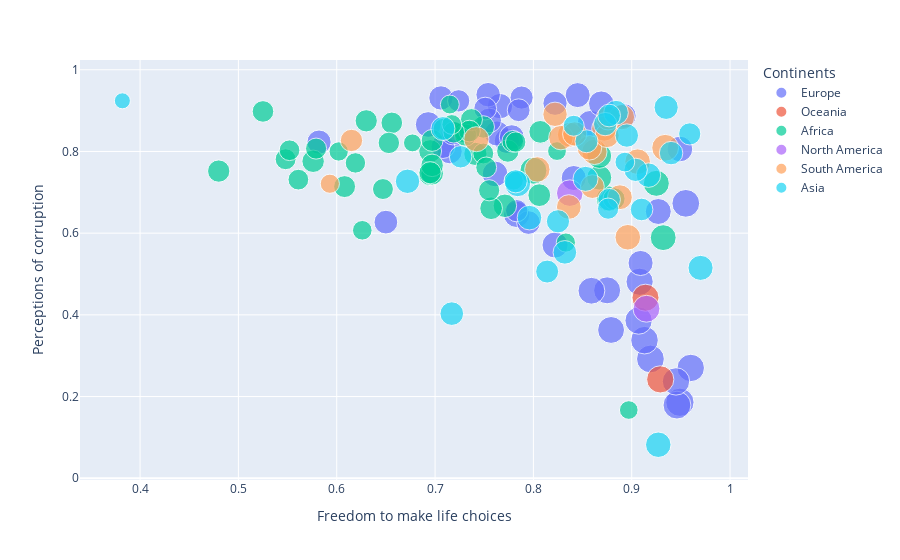

Notebook source saved alongside this figure:
### Code cell
px.scatter(data2021, x = 'Freedom to make life choices', y = 'Perceptions of corruption', hover_data = ["Country"], title = "", size= "Happiness score", color = 'Continents', template = 'plotly')

### Figure 1 — Plotly figure (JSON) as saved in the notebook; plotly's stock layout.template omitted (floating-point values rounded to 4 significant figures)
{"data": [{"customdata": [["Finland"], ["Denmark"], ["Switzerland"], ["Iceland"], ["Netherlands"], ["Norway"], ["Sweden"], ["Luxembourg"], ["Austria"], ["Germany"], ["Ireland"], ["United Kingdom"], ["Czech Republic"], ["Belgium"], ["France"], ["Malta"], ["Spain"], ["Italy"], ["Slovenia"], ["Kosovo"], ["Slovakia"], ["Lithuania"], ["Cyprus"], ["Estonia"], ["Poland"], ["Romania"], ["Serbia"], ["Latvia"], ["Hungary"], ["Portugal"], ["Croatia"], ["Bosnia and Herzegovina"], ["Moldova"], ["Greece"], ["Montenegro"], ["North Cyprus"], ["Belarus"], ["Russia"], ["Bulgaria"], ["Albania"], ["North Macedonia"], ["Georgia"], ["Ukraine"]], "hovertemplate": "Continents=Europe<br>Freedom to make life choices=%{x}<br>Perceptions of corruption=%{y}<br>Happiness score=%{marker.size}<br>Country=%{customdata[0]}<extra></extra>", "legendgroup": "Europe", "marker": {"color": "#636efa", "size": [7.842, 7.62, 7.571, 7.554, 7.464, 7.392, 7.363, 7.324, 7.268, 7.155, 7.085, 7.064, 6.965, 6.834, 6.69, 6.602, 6.491, 6.483, 6.461, 6.372, 6.331, 6.255, 6.223, 6.189, 6.166, 6.14, 6.078, 6.032, 5.992, 5.929, 5.882, 5.813, 5.766, 5.723, 5.581, 5.536, 5.534, 5.477, 5.266, 5.117, 5.101, 4.891, 4.875], "sizemode": "area", "sizeref": 0.0196, "symbol": "circle"}, "mode": "markers", "name": "Europe", "orientation": "v", "showlegend": true, "type": "scatter", "x": [0.949, 0.946, 0.919, 0.955, 0.913, 0.96, 0.945, 0.907, 0.908, 0.875, 0.879, 0.859, 0.858, 0.783, 0.822, 0.927, 0.761, 0.693, 0.949, 0.869, 0.766, 0.773, 0.763, 0.909, 0.841, 0.845, 0.778, 0.715, 0.755, 0.892, 0.754, 0.706, 0.822, 0.582, 0.708, 0.795, 0.65, 0.718, 0.788, 0.785, 0.751, 0.783, 0.724], "xaxis": "x", "y": [0.186, 0.179, 0.292, 0.673, 0.338, 0.27, 0.237, 0.386, 0.481, 0.46, 0.363, 0.459, 0.868, 0.646, 0.571, 0.653, 0.745, 0.866, 0.806, 0.917, 0.911, 0.826, 0.844, 0.527, 0.735, 0.938, 0.835, 0.8, 0.876, 0.887, 0.939, 0.931, 0.918, 0.823, 0.812, 0.626, 0.627, 0.845, 0.932, 0.901, 0.905, 0.655, 0.924], "yaxis": "y"}, {"customdata": [["New Zealand"], ["Australia"]], "hovertemplate": "Continents=Oceania<br>Freedom to make life choices=%{x}<br>Perceptions of corruption=%{y}<br>Happiness score=%{marker.size}<br>Country=%{customdata[0]}<extra></extra>", "legendgroup": "Oceania", "marker": {"color": "#EF553B", "size": [7.277, 7.183], "sizemode": "area", "sizeref": 0.0196, "symbol": "circle"}, "mode": "markers", "name": "Oceania", "orientation": "v", "showlegend": true, "type": "scatter", "x": [0.929, 0.914], "xaxis": "x", "y": [0.242, 0.442], "yaxis": "y"}, {"customdata": [["Israel"], ["Bahrain"], ["United Arab Emirates"], ["Saudi Arabia"], ["Kuwait"], ["Mauritius"], ["Libya"], ["Congo (Brazzaville)"], ["Ivory Coast"], ["Cameroon"], ["Senegal"], ["Ghana"], ["Niger"], ["Gambia"], ["Benin"], ["Guinea"], ["South Africa"], ["Turkey"], ["Morocco"], ["Algeria"], ["Iraq"], ["Gabon"], ["Burkina Faso"], ["Mozambique"], ["Nigeria"], ["Mali"], ["Iran"], ["Uganda"], ["Liberia"], ["Kenya"], ["Tunisia"], ["Lebanon"], ["Namibia"], ["Palestinian Territories"], ["Jordan"], ["Chad"], ["Swaziland"], ["Comoros"], ["Egypt"], ["Ethiopia"], ["Mauritania"], ["Madagascar"], ["Togo"], ["Zambia"], ["Sierra Leone"], ["Burundi"], ["Yemen"], ["Tanzania"], ["Malawi"], ["Lesotho"], ["Botswana"], ["Rwanda"], ["Zimbabwe"]], "hovertemplate": "Continents=Africa<br>Freedom to make life choices=%{x}<br>Perceptions of corruption=%{y}<br>Happiness score=%{marker.size}<br>Country=%{customdata[0]}<extra></extra>", "legendgroup": "Africa", "marker": {"color": "#00cc96", "size": [7.157, 6.647, 6.561, 6.494, 6.106, 6.049, 5.41, 5.342, 5.306, 5.142, 5.132, 5.088, 5.074, 5.051, 5.045, 4.984, 4.956, 4.948, 4.918, 4.887, 4.854, 4.852, 4.834, 4.794, 4.759, 4.723, 4.721, 4.636, 4.625, 4.607, 4.596, 4.584, 4.574, 4.517, 4.395, 4.355, 4.308, 4.289, 4.283, 4.275, 4.227, 4.208, 4.107, 4.073, 3.849, 3.775, 3.658, 3.623, 3.6, 3.512, 3.467, 3.415, 3.145], "sizemode": "area", "sizeref": 0.0196, "symbol": "circle"}, "mode": "markers", "name": "Africa", "orientation": "v", "showlegend": true, "type": "scatter", "x": [0.8, 0.925, 0.932, 0.877, 0.867, 0.867, 0.771, 0.695, 0.741, 0.731, 0.695, 0.807, 0.806, 0.697, 0.757, 0.697, 0.749, 0.576, 0.774, 0.48, 0.63, 0.731, 0.695, 0.882, 0.737, 0.697, 0.608, 0.709, 0.735, 0.779, 0.656, 0.525, 0.719, 0.653, 0.755, 0.579, 0.647, 0.548, 0.749, 0.752, 0.561, 0.552, 0.619, 0.782, 0.717, 0.626, 0.602, 0.833, 0.78, 0.715, 0.824, 0.897, 0.677], "xaxis": "x", "y": [0.753, 0.722, 0.589, 0.684, 0.736, 0.789, 0.667, 0.745, 0.794, 0.848, 0.801, 0.848, 0.693, 0.746, 0.661, 0.766, 0.86, 0.776, 0.801, 0.752, 0.875, 0.84, 0.748, 0.684, 0.878, 0.827, 0.714, 0.855, 0.85, 0.825, 0.87, 0.898, 0.847, 0.821, 0.705, 0.807, 0.708, 0.781, 0.795, 0.761, 0.731, 0.803, 0.772, 0.823, 0.866, 0.607, 0.8, 0.577, 0.729, 0.915, 0.801, 0.167, 0.821], "yaxis": "y"}, {"customdata": [["Canada"], ["United States"]], "hovertemplate": "Continents=North America<br>Freedom to make life choices=%{x}<br>Perceptions of corruption=%{y}<br>Happiness score=%{marker.size}<br>Country=%{customdata[0]}<extra></extra>", "legendgroup": "North America", "marker": {"color": "#ab63fa", "size": [7.103, 6.951], "sizemode": "area", "sizeref": 0.0196, "symbol": "circle"}, "mode": "markers", "name": "North America", "orientation": "v", "showlegend": true, "type": "scatter", "x": [0.915, 0.837], "xaxis": "x", "y": [0.415, 0.698], "yaxis": "y"}, {"customdata": [["Costa Rica"], ["Guatemala"], ["Uruguay"], ["Brazil"], ["Mexico"], ["Jamaica"], ["Panama"], ["Chile"], ["El Salvador"], ["Colombia"], ["Nicaragua"], ["Argentina"], ["Honduras"], ["Peru"], ["Ecuador"], ["Bolivia"], ["Paraguay"], ["Dominican Republic"], ["Venezuela"], ["Haiti"]], "hovertemplate": "Continents=South America<br>Freedom to make life choices=%{x}<br>Perceptions of corruption=%{y}<br>Happiness score=%{marker.size}<br>Country=%{customdata[0]}<extra></extra>", "legendgroup": "South America", "marker": {"color": "#FFA15A", "size": [7.069, 6.435, 6.431, 6.33, 6.317, 6.309, 6.18, 6.172, 6.061, 6.012, 5.972, 5.929, 5.919, 5.84, 5.764, 5.716, 5.653, 5.545, 4.892, 3.615], "sizemode": "area", "sizeref": 0.0196, "symbol": "circle"}, "mode": "markers", "name": "South America", "orientation": "v", "showlegend": true, "type": "scatter", "x": [0.934, 0.906, 0.896, 0.804, 0.862, 0.89, 0.872, 0.742, 0.888, 0.837, 0.836, 0.828, 0.857, 0.822, 0.842, 0.875, 0.876, 0.86, 0.615, 0.593], "xaxis": "x", "y": [0.809, 0.775, 0.59, 0.756, 0.799, 0.884, 0.856, 0.83, 0.688, 0.841, 0.664, 0.834, 0.809, 0.891, 0.843, 0.839, 0.882, 0.714, 0.827, 0.721], "yaxis": "y"}, {"customdata": [["Taiwan Province of China"], ["Singapore"], ["Uzbekistan"], ["Kazakhstan"], ["Thailand"], ["Japan"], ["Philippines"], ["South Korea"], ["Kyrgyzstan"], ["Mongolia"], ["Hong Kong S.A.R. of China"], ["Tajikistan"], ["Vietnam"], ["Malaysia"], ["Indonesia"], ["China"], ["Armenia"], ["Nepal"], ["Maldives"], ["Azerbaijan"], ["Turkmenistan"], ["Laos"], ["Bangladesh"], ["Pakistan"], ["Cambodia"], ["Myanmar"], ["Sri Lanka"], ["India"], ["Afghanistan"]], "hovertemplate": "Continents=Asia<br>Freedom to make life choices=%{x}<br>Perceptions of corruption=%{y}<br>Happiness score=%{marker.size}<br>Country=%{customdata[0]}<extra></extra>", "legendgroup": "Asia", "marker": {"color": "#19d3f3", "size": [6.584, 6.377, 6.179, 6.152, 5.985, 5.94, 5.88, 5.845, 5.744, 5.677, 5.477, 5.466, 5.411, 5.384, 5.345, 5.339, 5.283, 5.269, 5.198, 5.171, 5.066, 5.03, 5.025, 4.934, 4.83, 4.426, 4.325, 3.819, 2.523], "sizemode": "area", "sizeref": 0.0196, "symbol": "circle"}, "mode": "markers", "name": "Asia", "orientation": "v", "showlegend": true, "type": "scatter", "x": [0.784, 0.927, 0.97, 0.853, 0.884, 0.796, 0.917, 0.672, 0.935, 0.708, 0.717, 0.832, 0.94, 0.895, 0.873, 0.904, 0.825, 0.782, 0.854, 0.814, 0.877, 0.91, 0.877, 0.726, 0.959, 0.876, 0.841, 0.893, 0.382], "xaxis": "x", "y": [0.721, 0.082, 0.515, 0.733, 0.895, 0.638, 0.742, 0.727, 0.908, 0.856, 0.403, 0.553, 0.796, 0.839, 0.867, 0.755, 0.629, 0.727, 0.825, 0.506, 0.888, 0.658, 0.682, 0.787, 0.843, 0.66, 0.863, 0.774, 0.924], "yaxis": "y"}], "layout": {"legend": {"itemsizing": "constant", "title": {"text": "Continents"}, "tracegroupgap": 0}, "margin": {"t": 60}, "xaxis": {"anchor": "y", "domain": [0, 1], "title": {"text": "Freedom to make life choices"}}, "yaxis": {"anchor": "x", "domain": [0, 1], "title": {"text": "Perceptions of corruption"}}}}
